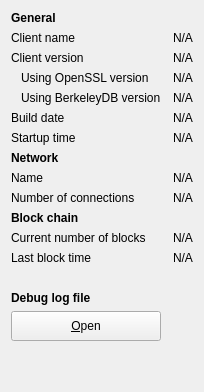
             <widget class="QWidget" name="tab_info">
              <attribute name="title">
               <string>&amp;Information</string>
              </attribute>
              <layout class="QGridLayout" name="gridLayout" columnstretch="0,1">
               <property name="horizontalSpacing">
                <number>12</number>
               </property>
               <item row="0" column="0">
                <widget class="QLabel" name="label_9">
                 <property name="font">
                  <font>
                   <weight>75</weight>
                   <bold>true</bold>
                  </font>
                 </property>
                 <property name="text">
                  <string>General</string>
                 </property>
                </widget>
               </item>
               <item row="1" column="0">
                <widget class="QLabel" name="label_5">
                 <property name="text">
                  <string>Client name</string>
                 </property>
                </widget>
               </item>
               <item row="1" column="1">
                <widget class="QLabel" name="clientName">
                 <property name="cursor">
                  <cursorShape>IBeamCursor</cursorShape>
                 </property>
                 <property name="text">
                  <string>N/A</string>
                 </property>
                 <property name="textFormat">
                  <enum>Qt::PlainText</enum>
                 </property>
                 <property name="textInteractionFlags">
                  <set>Qt::LinksAccessibleByMouse|Qt::TextSelectableByKeyboard|Qt::TextSelectableByMouse</set>
                 </property>
                </widget>
               </item>
               <item row="2" column="0">
                <widget class="QLabel" name="label_6">
                 <property name="text">
                  <string>Client version</string>
                 </property>
                </widget>
               </item>
               <item row="2" column="1">
                <widget class="QLabel" name="clientVersion">
                 <property name="cursor">
                  <cursorShape>IBeamCursor</cursorShape>
                 </property>
                 <property name="text">
                  <string>N/A</string>
                 </property>
                 <property name="textFormat">
                  <enum>Qt::PlainText</enum>
                 </property>
                 <property name="textInteractionFlags">
                  <set>Qt::LinksAccessibleByMouse|Qt::TextSelectableByKeyboard|Qt::TextSelectableByMouse</set>
                 </property>
                </widget>
               </item>
               <item row="3" column="0">
                <widget class="QLabel" name="label_14">
                 <property name="text">
                  <string>Using OpenSSL version</string>
                 </property>
                 <property name="indent">
                  <number>10</number>
                 </property>
                </widget>
               </item>
               <item row="3" column="1">
                <widget class="QLabel" name="openSSLVersion">
                 <property name="cursor">
                  <cursorShape>IBeamCursor</cursorShape>
                 </property>
                 <property name="text">
                  <string>N/A</string>
                 </property>
                 <property name="textFormat">
                  <enum>Qt::PlainText</enum>
                 </property>
                 <property name="textInteractionFlags">
                  <set>Qt::LinksAccessibleByMouse|Qt::TextSelectableByKeyboard|Qt::TextSelectableByMouse</set>
                 </property>
                </widget>
               </item>
               <item row="4" column="0">
                <widget class="QLabel" name="label_berkeleyDBVersion">
                 <property name="text">
                  <string>Using BerkeleyDB version</string>
                 </property>
                 <property name="indent">
                  <number>10</number>
                 </property>
                </widget>
               </item>
               <item row="4" column="1">
                <widget class="QLabel" name="berkeleyDBVersion">
                 <property name="cursor">
                  <cursorShape>IBeamCursor</cursorShape>
                 </property>
                 <property name="text">
                  <string>N/A</string>
                 </property>
                 <property name="textFormat">
                  <enum>Qt::PlainText</enum>
                 </property>
                 <property name="textInteractionFlags">
                  <set>Qt::LinksAccessibleByMouse|Qt::TextSelectableByKeyboard|Qt::TextSelectableByMouse</set>
                 </property>
                </widget>
               </item>
               <item row="5" column="0">
                <widget class="QLabel" name="label_12">
                 <property name="text">
                  <string>Build date</string>
                 </property>
                </widget>
               </item>
               <item row="5" column="1">
                <widget class="QLabel" name="buildDate">
                 <property name="cursor">
                  <cursorShape>IBeamCursor</cursorShape>
                 </property>
                 <property name="text">
                  <string>N/A</string>
                 </property>
                 <property name="textFormat">
                  <enum>Qt::PlainText</enum>
                 </property>
                 <property name="textInteractionFlags">
                  <set>Qt::LinksAccessibleByMouse|Qt::TextSelectableByKeyboard|Qt::TextSelectableByMouse</set>
                 </property>
                </widget>
               </item>
               <item row="6" column="0">
                <widget class="QLabel" name="label_13">
                 <property name="text">
                  <string>Startup time</string>
                 </property>
                </widget>
               </item>
               <item row="6" column="1">
                <widget class="QLabel" name="startupTime">
                 <property name="cursor">
                  <cursorShape>IBeamCursor</cursorShape>
                 </property>
                 <property name="text">
                  <string>N/A</string>
                 </property>
                 <property name="textFormat">
                  <enum>Qt::PlainText</enum>
                 </property>
                 <property name="textInteractionFlags">
                  <set>Qt::LinksAccessibleByMouse|Qt::TextSelectableByKeyboard|Qt::TextSelectableByMouse</set>
                 </property>
                </widget>
               </item>
               <item row="7" column="0">
                <widget class="QLabel" name="label_11">
                 <property name="font">
                  <font>
                   <weight>75</weight>
                   <bold>true</bold>
                  </font>
                 </property>
                 <property name="text">
                  <string>Network</string>
                 </property>
                </widget>
               </item>
               <item row="8" column="0">
                <widget class="QLabel" name="label_8">
                 <property name="text">
                  <string>Name</string>
                 </property>
                </widget>
               </item>
               <item row="8" column="1">
                <widget class="QLabel" name="networkName">
                 <property name="cursor">
                  <cursorShape>IBeamCursor</cursorShape>
                 </property>
                 <property name="text">
                  <string>N/A</string>
                 </property>
                 <property name="textFormat">
                  <enum>Qt::PlainText</enum>
                 </property>
                 <property name="textInteractionFlags">
                  <set>Qt::LinksAccessibleByMouse|Qt::TextSelectableByKeyboard|Qt::TextSelectableByMouse</set>
                 </property>
                </widget>
               </item>
               <item row="9" column="0">
                <widget class="QLabel" name="label_7">
                 <property name="text">
                  <string>Number of connections</string>
                 </property>
                </widget>
               </item>
               <item row="9" column="1">
                <widget class="QLabel" name="numberOfConnections">
                 <property name="cursor">
                  <cursorShape>IBeamCursor</cursorShape>
                 </property>
                 <property name="text">
                  <string>N/A</string>
                 </property>
                 <property name="textFormat">
                  <enum>Qt::PlainText</enum>
                 </property>
                 <property name="textInteractionFlags">
                  <set>Qt::LinksAccessibleByMouse|Qt::TextSelectableByKeyboard|Qt::TextSelectableByMouse</set>
                 </property>
                </widget>
               </item>
               <item row="10" column="0">
                <widget class="QLabel" name="label_10">
                 <property name="font">
                  <font>
                   <weight>75</weight>
                   <bold>true</bold>
                  </font>
                 </property>
                 <property name="text">
                  <string>Block chain</string>
                 </property>
                </widget>
               </item>
               <item row="11" column="0">
                <widget class="QLabel" name="label_3">
                 <property name="text">
                  <string>Current number of blocks</string>
                 </property>
                </widget>
               </item>
               <item row="11" column="1">
                <widget class="QLabel" name="numberOfBlocks">
                 <property name="cursor">
                  <cursorShape>IBeamCursor</cursorShape>
                 </property>
                 <property name="text">
                  <string>N/A</string>
                 </property>
                 <property name="textFormat">
                  <enum>Qt::PlainText</enum>
                 </property>
                 <property name="textInteractionFlags">
                  <set>Qt::LinksAccessibleByMouse|Qt::TextSelectableByKeyboard|Qt::TextSelectableByMouse</set>
                 </property>
                </widget>
               </item>
               <item row="12" column="0">
                <widget class="QLabel" name="label_2">
                 <property name="text">
                  <string>Last block time</string>
                 </property>
                </widget>
               </item>
               <item row="12" column="1">
                <widget class="QLabel" name="lastBlockTime">
                 <property name="cursor">
                  <cursorShape>IBeamCursor</cursorShape>
                 </property>
                 <property name="text">
                  <string>N/A</string>
                 </property>
                 <property name="textFormat">
                  <enum>Qt::PlainText</enum>
                 </property>
                 <property name="textInteractionFlags">
                  <set>Qt::LinksAccessibleByMouse|Qt::TextSelectableByKeyboard|Qt::TextSelectableByMouse</set>
                 </property>
                </widget>
               </item>
               <item row="13" column="0">
                <spacer name="verticalSpacer_2">
                 <property name="orientation">
                  <enum>Qt::Vertical</enum>
                 </property>
                 <property name="sizeHint" stdset="0">
                  <size>
                   <width>20</width>
                   <height>20</height>
                  </size>
                 </property>
                </spacer>
               </item>
               <item row="14" column="0">
                <widget class="QLabel" name="labelDebugLogfile">
                 <property name="font">
                  <font>
                   <weight>75</weight>
                   <bold>true</bold>
                  </font>
                 </property>
                 <property name="text">
                  <string>Debug log file</string>
                 </property>
                </widget>
               </item>
               <item row="16" column="0">
                <spacer name="verticalSpacer">
                 <property name="orientation">
                  <enum>Qt::Vertical</enum>
                 </property>
                 <property name="sizeHint" stdset="0">
                  <size>
                   <width>20</width>
                   <height>40</height>
                  </size>
                 </property>
                </spacer>
               </item>
               <item row="15" column="0">
                <widget class="QToolButton" name="openDebugLogfileButton">
                 <property name="sizePolicy">
                  <sizepolicy hsizetype="Minimum" vsizetype="Fixed">
                   <horstretch>0</horstretch>
                   <verstretch>0</verstretch>
                  </sizepolicy>
                 </property>
                 <property name="minimumSize">
                  <size>
                   <width>0</width>
                   <height>30</height>
                  </size>
                 </property>
                 <property name="toolTip">
                  <string>Open the MassGrid debug log file from the current data directory. This can take a few seconds for large log files.</string>
                 </property>
                 <property name="styleSheet">
                  <string notr="true"/>
                 </property>
                 <property name="text">
                  <string>&amp;Open</string>
                 </property>
                </widget>
               </item>
              </layout>
             </widget>
